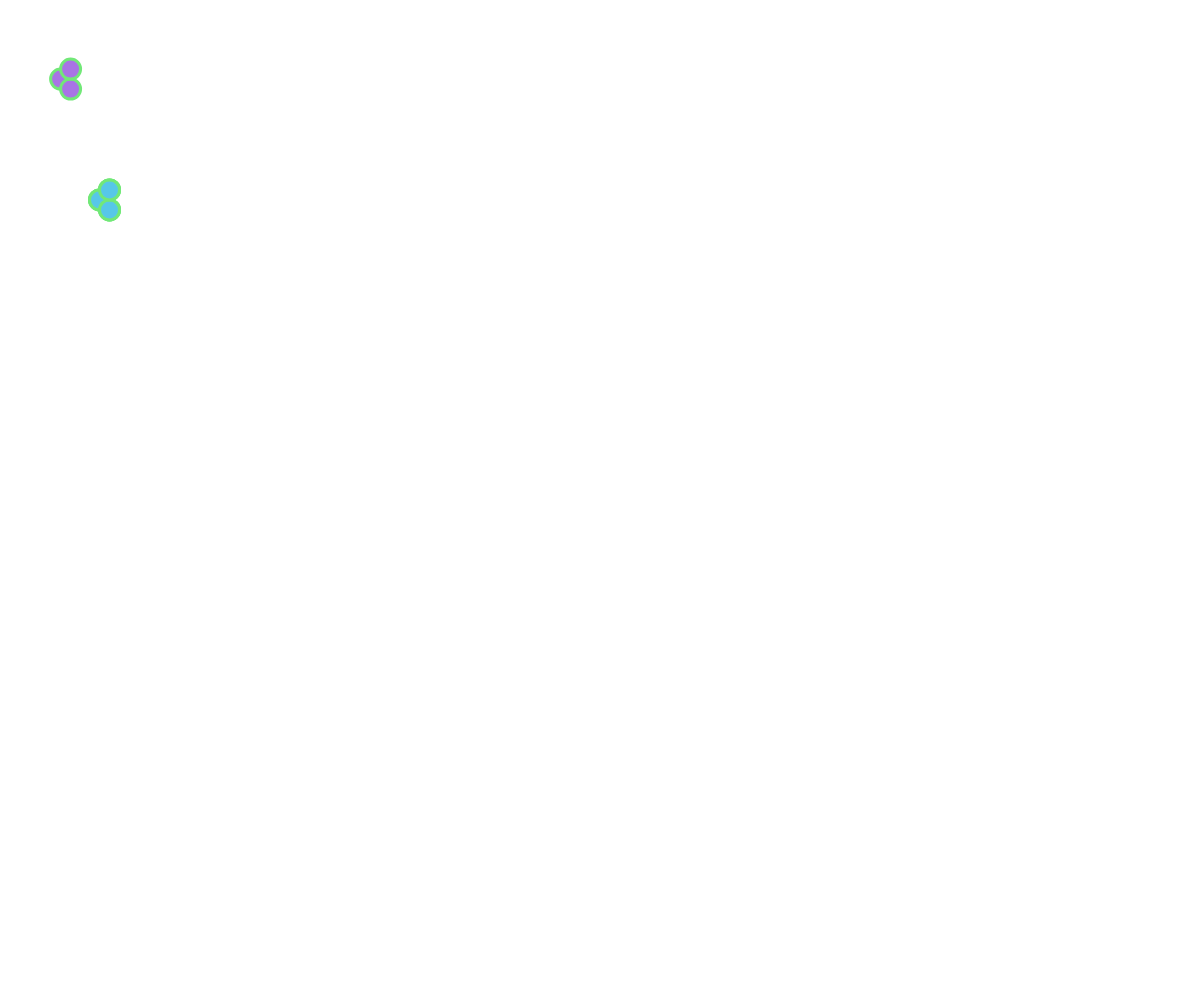
Frame 1 (no input)
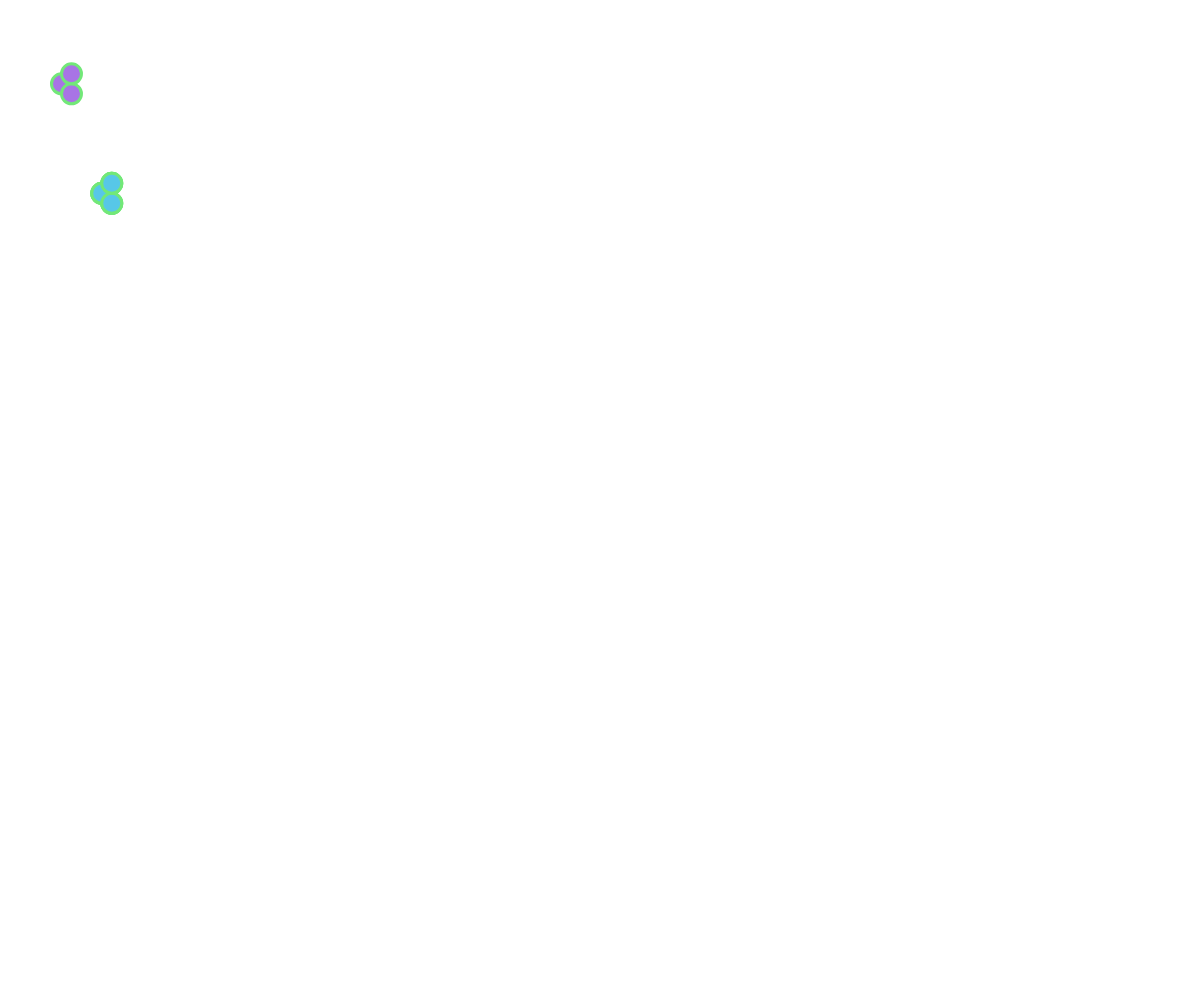
Frame 60 (no input)
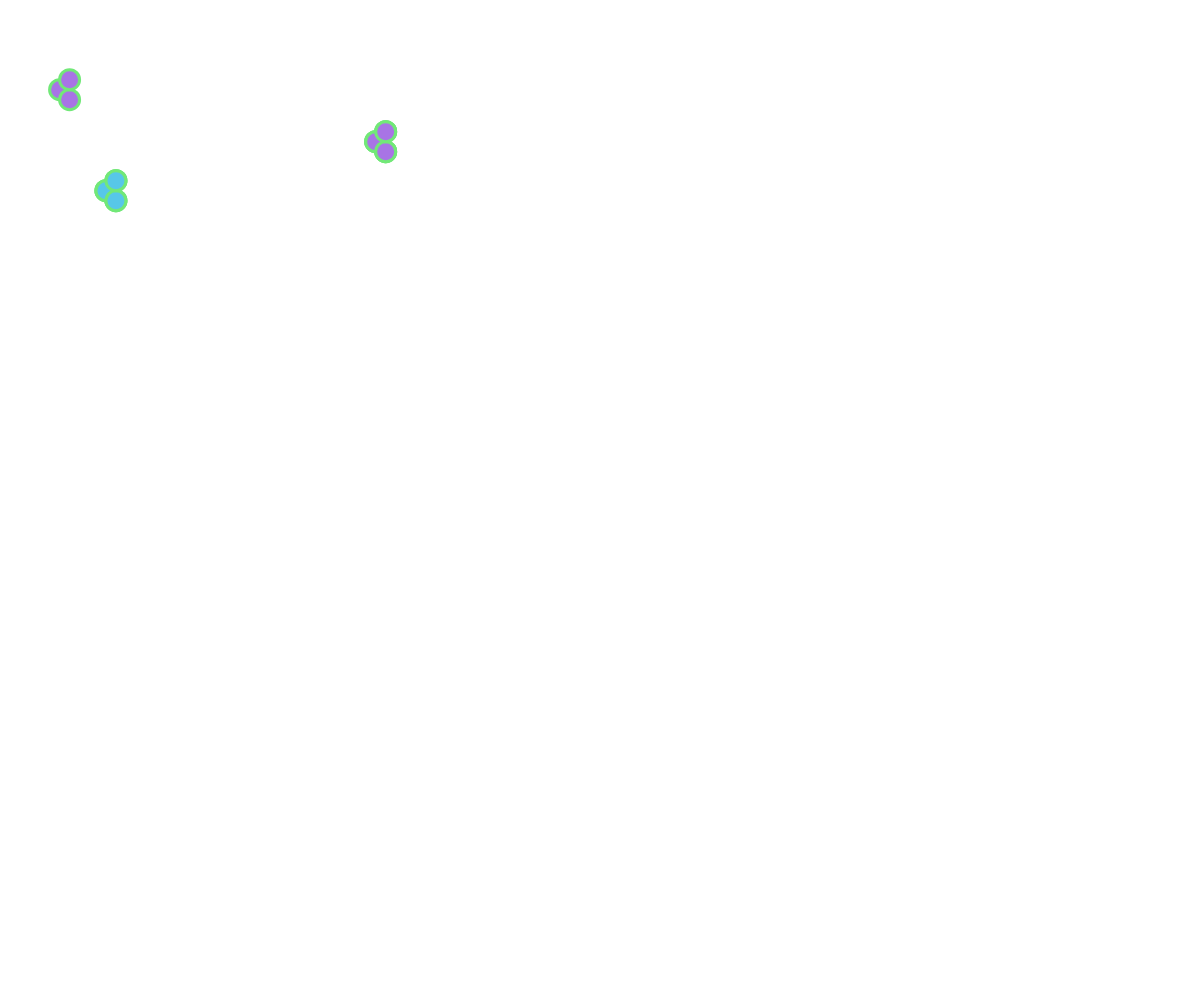
Frame 120 (the mouse pressed at the canvas centre since frame 60)

The p5.js sketch that drew these frames (run headless with seeded random() and noise() and a simulated clock; from frame 60 on, the mouse is pressed at the canvas centre):

// p5.js sketch
// ── sketch.js
// then make an array
// limit array size
// limit speed

var clust1;
var clust2;
var c1, c2;
var collection = [];

function setup() {
  createCanvas(windowWidth, windowHeight);
  background(255);
  c1 = color(87, 199, 232);
  c2 = color(168, 116, 229);
  clust1 = new Cluster(3, c1, 100, 200);
  clust2 = new Cluster(1, c2, 60, 80);
  
  clust1.display();
  clust2.display();
}

function draw() {
  background(255);
  //clust1.update();
  clust1.wobble();
  //clust1.checker();
  clust1.display();
  
  clust2.wobble();
 //clust2.update();
  //clust2.checker();
  clust2.display();
  
  for(var i = 0; i < collection.length; i++){
    collection[i].update();
    collection[i].display();
  }
  
}

function mousePressed(){
  var newbie = new Cluster(random(1, 4), c2, mouseX, mouseY);
  collection.push(newbie);
}
// ── cluster.js

class Cluster {
  constructor(n, c, x, y){
  this.num = n;
  this.colour = c;
  this.xPos = x;
  this.yPos = y;
  this.w = 20;
  this.acceleration = random(1)/5;
  this.velocity = random(5, 10);
  this.a = random(0, TWO_PI);

}
  update(){
  //this.update = function(){
    //this.velocity = this.velocity + this.acceleration;
    //this.xPos += this.velocity;
    
    this.xPos = this.xPos + this.velocity * cos(this.a);
    this.yPos = this.yPos + this.velocity * sin(this.a)
    
  }

  wobble(){
  
  //this.wobble = function(){
    this.xPos += random(-1, 1);
    this.yPos += random(-1, 1);
  }
  
  checker(){
  //this.checker = function(){
    // check if near sides
    // if so invert + slow down - use sin to get it to be cyclical
    
    if(this.xPos+ this.w > width){
      //this.xPos = 0;
      //this.acceleration = this.acceleration * -1;
      this.a = PI - this.a;
    }
    if(this.xPos+ this.w < 0){
      //this.xPos = 0;
      //this.acceleration *= 1;
      this.a = PI - this.a;
    }
    if(this.yPos + this.w > height){
      this.a = TWO_PI - this.a;
    }
    if(this.yPos + this.w < 0){
      this.a = TWO_PI = this.a;
    }
  }

display(){
  //this.display = function() {  //tranX, tranY
    //noStroke();
    strokeWeight(3);
    stroke(color(114, 232, 120)); // green 114, 232, 120
    fill(this.colour, random(150, 200));
    //var tx = this.num + this.num*50; 
    for (var i = 0; i < this.num; i++) {
      //push();
        //translate(random(20, 50), random(20, 50));
        ellipse(this.xPos, this.yPos, this.w, this.w);
        ellipse(this.xPos + this.w/2, this.yPos + this.w/2, this.w, this.w);
        ellipse(this.xPos + this.w/2, this.yPos - this.w/2, this.w, this.w);
     // pop();
    } // for
  } // display
} // class cluster
